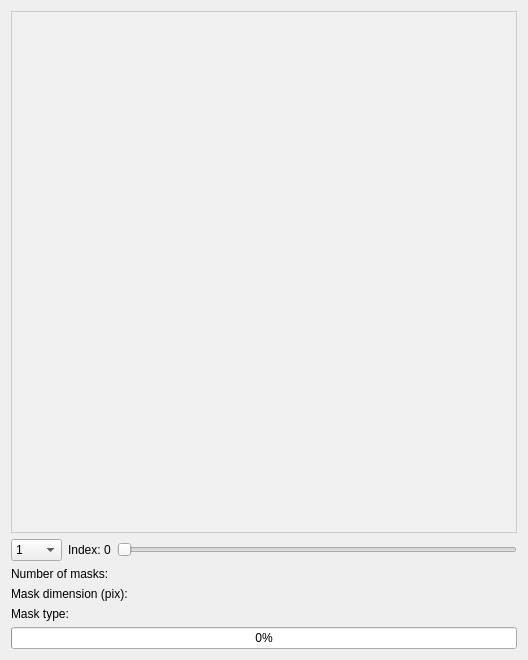
<?xml version="1.0" encoding="UTF-8"?>
<ui version="4.0">
 <class>Visual_Mask</class>
 <widget class="QWidget" name="Visual_Mask">
  <property name="geometry">
   <rect>
    <x>0</x>
    <y>0</y>
    <width>528</width>
    <height>660</height>
   </rect>
  </property>
  <property name="minimumSize">
   <size>
    <width>498</width>
    <height>77</height>
   </size>
  </property>
  <property name="windowTitle">
   <string>Form</string>
  </property>
  <layout class="QVBoxLayout" name="verticalLayout_2">
   <item>
    <layout class="QVBoxLayout" name="verticalLayout">
     <item>
      <widget class="QWidget" name="preview_masks_graphics">
       <property name="sizePolicy">
        <sizepolicy hsizetype="Expanding" vsizetype="Expanding">
         <horstretch>1</horstretch>
         <verstretch>1</verstretch>
        </sizepolicy>
       </property>
       <property name="minimumSize">
        <size>
         <width>300</width>
         <height>300</height>
        </size>
       </property>
       <property name="styleSheet">
        <string notr="true">background-color: #f0f0f0; border: 1px solid #ccc;</string>
       </property>
      </widget>
     </item>
     <item>
      <layout class="QGridLayout" name="gridLayout">
       <property name="verticalSpacing">
        <number>0</number>
       </property>
       <item row="0" column="0">
        <widget class="QComboBox" name="number_masks_preview_value">
         <property name="currentText">
          <string>1</string>
         </property>
         <item>
          <property name="text">
           <string>1</string>
          </property>
         </item>
         <item>
          <property name="text">
           <string>2</string>
          </property>
         </item>
         <item>
          <property name="text">
           <string>4</string>
          </property>
         </item>
         <item>
          <property name="text">
           <string>9</string>
          </property>
         </item>
         <item>
          <property name="text">
           <string>16</string>
          </property>
         </item>
         <item>
          <property name="text">
           <string>25</string>
          </property>
         </item>
         <item>
          <property name="text">
           <string>36</string>
          </property>
         </item>
         <item>
          <property name="text">
           <string>49</string>
          </property>
         </item>
         <item>
          <property name="text">
           <string>64</string>
          </property>
         </item>
         <item>
          <property name="text">
           <string>128</string>
          </property>
         </item>
         <item>
          <property name="text">
           <string>256</string>
          </property>
         </item>
        </widget>
       </item>
       <item row="0" column="2">
        <widget class="QSlider" name="select_mask_slider_value">
         <property name="sizePolicy">
          <sizepolicy hsizetype="MinimumExpanding" vsizetype="Fixed">
           <horstretch>0</horstretch>
           <verstretch>0</verstretch>
          </sizepolicy>
         </property>
         <property name="orientation">
          <enum>Qt::Horizontal</enum>
         </property>
        </widget>
       </item>
       <item row="0" column="1">
        <widget class="QLabel" name="select_mask_slider_label">
         <property name="text">
          <string>Index: 0</string>
         </property>
        </widget>
       </item>
      </layout>
     </item>
     <item>
      <layout class="QFormLayout" name="formLayout_7">
       <property name="verticalSpacing">
        <number>6</number>
       </property>
       <item row="0" column="0">
        <widget class="QLabel" name="number_masks_info_text">
         <property name="text">
          <string>Number of masks:</string>
         </property>
        </widget>
       </item>
       <item row="0" column="1">
        <widget class="QLabel" name="number_masks_info_value">
         <property name="text">
          <string/>
         </property>
        </widget>
       </item>
       <item row="1" column="0">
        <widget class="QLabel" name="mask_dimension_info_text">
         <property name="text">
          <string>Mask dimension (pix):</string>
         </property>
        </widget>
       </item>
       <item row="1" column="1">
        <widget class="QLabel" name="mask_dimension_info_value">
         <property name="text">
          <string/>
         </property>
        </widget>
       </item>
       <item row="2" column="0">
        <widget class="QLabel" name="mask_type_info_text">
         <property name="text">
          <string>Mask type:</string>
         </property>
        </widget>
       </item>
       <item row="2" column="1">
        <widget class="QLabel" name="mask_type_info_value">
         <property name="text">
          <string/>
         </property>
        </widget>
       </item>
      </layout>
     </item>
     <item>
      <widget class="QProgressBar" name="masks_progress_bar">
       <property name="sizePolicy">
        <sizepolicy hsizetype="Expanding" vsizetype="Fixed">
         <horstretch>0</horstretch>
         <verstretch>0</verstretch>
        </sizepolicy>
       </property>
       <property name="minimumSize">
        <size>
         <width>0</width>
         <height>20</height>
        </size>
       </property>
       <property name="value">
        <number>0</number>
       </property>
       <property name="alignment">
        <set>Qt::AlignCenter</set>
       </property>
      </widget>
     </item>
    </layout>
   </item>
  </layout>
 </widget>
 <resources/>
 <connections/>
</ui>
